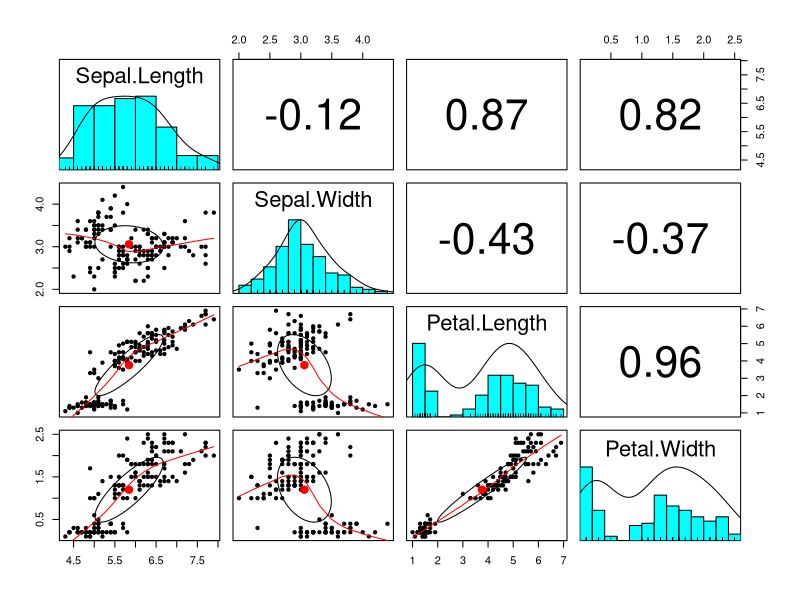
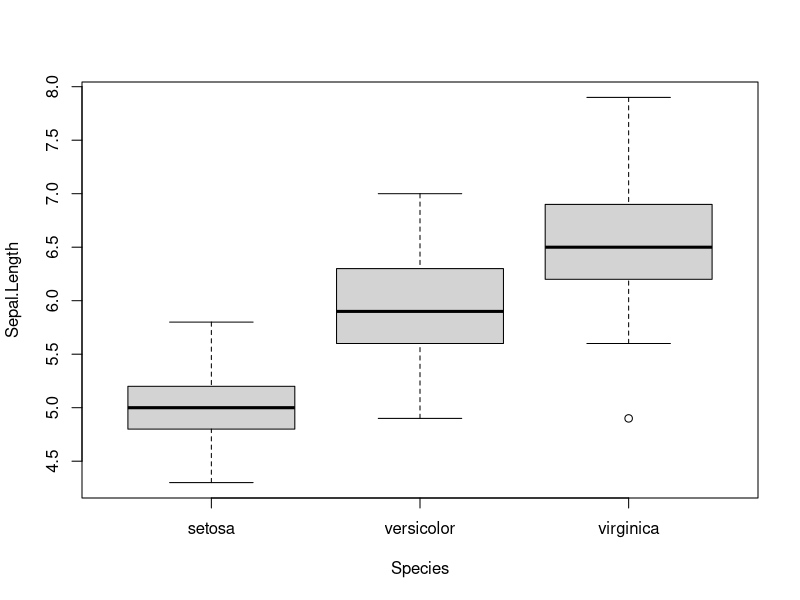

R code for these plots, in order:
table(iris$Species)
cor(iris[-5])
library(psych)
pairs.panels(iris[-5])
boxplot(Sepal.Length~Species, iris)
#własna funkcja do wykonania standaryzacji lub inaczej normalizacji z-score
stand <-function(x) { (x -mean(x))/(sd(x)) }
iris_std<- as.data.frame(lapply(iris[,c(1,2,3,4)],stand ))
iris_std_sp<-data.frame(iris_std, iris$Species)
#podzbiory
set.seed(123)
sets <- sample(1:nrow(iris), 0.75 * nrow(iris))
train_ir<-iris_std_sp[sets,]
test_ir<-iris_std_sp[-sets,]
#klasy poszczególnych obserwacji w podzbiorach
train_ir_class<-iris[sets,5]
test_ir_class<-iris[-sets,5]
#pakiet do modeli klasyfikacyjnych kNN
library(class)
#model 1a
model_ir3 <- knn(train = train_ir[, 1:4], test = test_ir[,1:4], cl = train_ir_class, k=12)
t_ir3<-table(Species=test_ir_class, Prediction=model_ir3)
acc_ir3<-mean(test_ir_class == model_ir3)
acc_ir3

set.seed(123)
library(MASS)
library(caret)
#funkcja standaryzująca, zamiast niej może być np. scale()
stand <-function(x) { (x -mean(x))/(sd(x)) }
data("Boston")
sets <- sample(1:nrow(Boston), 0.75 * nrow(Boston))
train<-Boston[sets,]
train_std<- as.data.frame(lapply(train[,c(1:13)],stand ))
train_y<-train[,14]
test<-Boston[-sets,]
test_std<- as.data.frame(lapply(test[,c(1:13)],stand ))
test_y<-test[,14]
knnm1<- knnreg(train_std, train_y, k=12)
str(knnm1)
pred_y = predict(knnm1, data.frame(test_std))
mse = mean((test_y - pred_y)^2)
rmse = caret::RMSE(test_y, pred_y)
R2 = (cor(test_y, pred_y))^2

acc_ir3
R2
